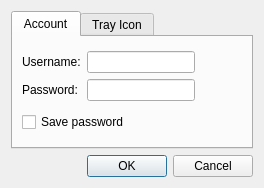
<ui version="4.0" >
 <class>Dialog</class>
 <widget class="QDialog" name="Dialog" >
  <property name="geometry" >
   <rect>
    <x>0</x>
    <y>0</y>
    <width>264</width>
    <height>188</height>
   </rect>
  </property>
  <property name="sizePolicy" >
   <sizepolicy vsizetype="Minimum" hsizetype="Minimum" >
    <horstretch>0</horstretch>
    <verstretch>0</verstretch>
   </sizepolicy>
  </property>
  <property name="windowTitle" >
   <string>Configure - Kotaci</string>
  </property>
  <property name="windowIcon" >
   <iconset resource="../data/kotaci.qrc" >:/icons/configure.png</iconset>
  </property>
  <layout class="QGridLayout" >
   <item row="0" column="0" >
    <widget class="QTabWidget" name="tabWidget" >
     <property name="currentIndex" >
      <number>0</number>
     </property>
     <widget class="QWidget" name="tab" >
      <attribute name="title" >
       <string>Account</string>
      </attribute>
      <layout class="QGridLayout" >
       <item row="0" column="0" >
        <layout class="QHBoxLayout" >
         <item>
          <layout class="QVBoxLayout" >
           <item>
            <widget class="QLabel" name="labelUsername" >
             <property name="toolTip" >
              <string/>
             </property>
             <property name="text" >
              <string>Username:</string>
             </property>
            </widget>
           </item>
           <item>
            <widget class="QLabel" name="labelPassword" >
             <property name="toolTip" >
              <string/>
             </property>
             <property name="text" >
              <string>Password:</string>
             </property>
            </widget>
           </item>
          </layout>
         </item>
         <item>
          <layout class="QVBoxLayout" >
           <item>
            <widget class="QLineEdit" name="username" >
             <property name="whatsThis" >
              <string>Enter your TTnet username here.</string>
             </property>
            </widget>
           </item>
           <item>
            <widget class="QLineEdit" name="password" >
             <property name="whatsThis" >
              <string>Enter your TTnet password here.</string>
             </property>
             <property name="echoMode" >
              <enum>QLineEdit::Password</enum>
             </property>
            </widget>
           </item>
          </layout>
         </item>
        </layout>
       </item>
       <item row="1" column="0" >
        <widget class="QCheckBox" name="savePassword" >
         <property name="whatsThis" >
          <string>Saves password to configuration file when selected. It may be unsafe to save the password.</string>
         </property>
         <property name="text" >
          <string>Save password</string>
         </property>
        </widget>
       </item>
       <item row="0" column="1" >
        <spacer>
         <property name="orientation" >
          <enum>Qt::Horizontal</enum>
         </property>
         <property name="sizeHint" >
          <size>
           <width>40</width>
           <height>20</height>
          </size>
         </property>
        </spacer>
       </item>
      </layout>
     </widget>
     <widget class="QWidget" name="tab_2" >
      <attribute name="title" >
       <string>Tray Icon</string>
      </attribute>
      <layout class="QGridLayout" >
       <item row="0" column="0" >
        <layout class="QHBoxLayout" >
         <item>
          <layout class="QVBoxLayout" >
           <item>
            <widget class="QLabel" name="labelTextColor" >
             <property name="text" >
              <string>Text color:</string>
             </property>
            </widget>
           </item>
           <item>
            <widget class="QLabel" name="labelBackgroundColor" >
             <property name="text" >
              <string>Background color:</string>
             </property>
            </widget>
           </item>
          </layout>
         </item>
         <item>
          <layout class="QVBoxLayout" >
           <item>
            <widget class="QComboBox" name="textColor" >
             <property name="whatsThis" >
              <string>Select tray icon text color.</string>
             </property>
            </widget>
           </item>
           <item>
            <widget class="QComboBox" name="backgroundColor" >
             <property name="whatsThis" >
              <string>Select tray icon background color.</string>
             </property>
            </widget>
           </item>
          </layout>
         </item>
        </layout>
       </item>
       <item row="1" column="0" >
        <spacer>
         <property name="orientation" >
          <enum>Qt::Vertical</enum>
         </property>
         <property name="sizeHint" >
          <size>
           <width>20</width>
           <height>40</height>
          </size>
         </property>
        </spacer>
       </item>
       <item row="0" column="1" >
        <spacer>
         <property name="orientation" >
          <enum>Qt::Horizontal</enum>
         </property>
         <property name="sizeHint" >
          <size>
           <width>40</width>
           <height>20</height>
          </size>
         </property>
        </spacer>
       </item>
      </layout>
     </widget>
    </widget>
   </item>
   <item row="1" column="0" >
    <widget class="QDialogButtonBox" name="buttonBox" >
     <property name="orientation" >
      <enum>Qt::Horizontal</enum>
     </property>
     <property name="standardButtons" >
      <set>QDialogButtonBox::Cancel|QDialogButtonBox::NoButton|QDialogButtonBox::Ok</set>
     </property>
    </widget>
   </item>
  </layout>
 </widget>
 <resources>
  <include location="../data/kotaci.qrc" />
 </resources>
 <connections>
  <connection>
   <sender>buttonBox</sender>
   <signal>accepted()</signal>
   <receiver>Dialog</receiver>
   <slot>accept()</slot>
   <hints>
    <hint type="sourcelabel" >
     <x>248</x>
     <y>254</y>
    </hint>
    <hint type="destinationlabel" >
     <x>157</x>
     <y>274</y>
    </hint>
   </hints>
  </connection>
  <connection>
   <sender>buttonBox</sender>
   <signal>rejected()</signal>
   <receiver>Dialog</receiver>
   <slot>reject()</slot>
   <hints>
    <hint type="sourcelabel" >
     <x>316</x>
     <y>260</y>
    </hint>
    <hint type="destinationlabel" >
     <x>286</x>
     <y>274</y>
    </hint>
   </hints>
  </connection>
  <connection>
   <sender>savePassword</sender>
   <signal>toggled(bool)</signal>
   <receiver>password</receiver>
   <slot>setEnabled(bool)</slot>
   <hints>
    <hint type="sourcelabel" >
     <x>111</x>
     <y>116</y>
    </hint>
    <hint type="destinationlabel" >
     <x>149</x>
     <y>86</y>
    </hint>
   </hints>
  </connection>
 </connections>
</ui>
